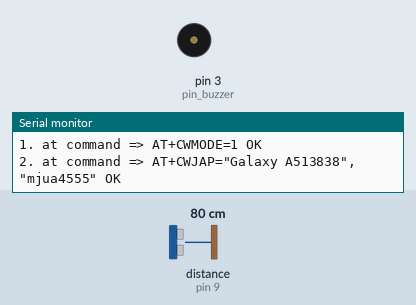
A sketch run on a simulated Arduino Uno, built with avr-gcc and run on an emulated ATmega328P. Shown: buzzer (waves = sounding, pin HIGH), the last lines printed to the serial monitor. The inputs (shaded band) are chosen by the test bench; at power-on: distance to the obstacle (sensor on pin 9) 80 cm. The echo pulse lasts 58.3 µs per cm; the modem accepts every AT command (registered, SIM ready, sends succeed) and sends nothing else.

Above: at 0.1 s.
1.3 s: distance to the obstacle (sensor on pin 9) set to 94 cm
7.1 s: distance to the obstacle (sensor on pin 9) set to 101 cm
At 7.6 s:
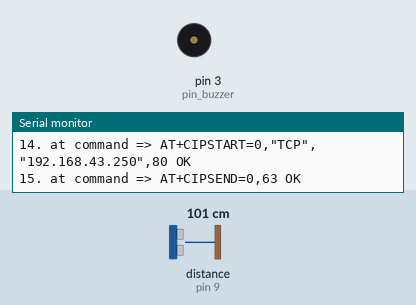
8.6 s: distance to the obstacle (sensor on pin 9) set to 35 cm
At 9.8 s:
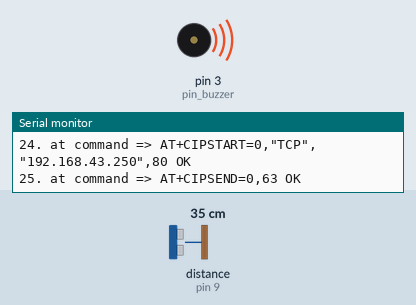
15.8 s: distance to the obstacle (sensor on pin 9) set to 120 cm
At 16.8 s:
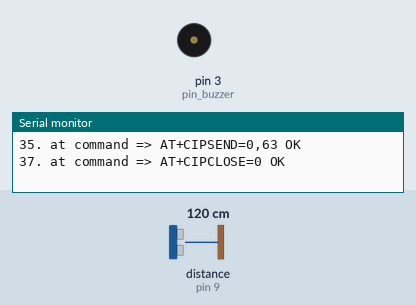
Timing chart, 0 to 18.3 s (numbered marks = the images above; inputs shaded):
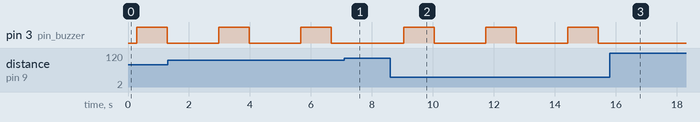

The sketch:

KirimData2.ino
```cpp
#include <SoftwareSerial.h>
#include <NewPing.h>

#define RX 10
#define TX 11
#define echo_pin 9
#define trigger_pin 8

String AP = "Galaxy A513838";       // WIFI NAME
String PASS = "mjua4555"; // WIFI PASSWORD
String HOST = "192.168.43.250";  // UBAH SESUAI DENGAN IP DARI WEBSITENYA
String PORT = "80";
int countTrueCommand;
int countTimeCommand;
boolean found = false;
int valSensor = 1;
int pin_buzzer = 3;

#define MAX_DISTANCE 200 // Maximum distance we want to ping for (in centimeters). Maximum sensor distance is rated at 400-500cm.

NewPing sonar(trigger_pin, echo_pin, MAX_DISTANCE); // NewPing setup of pins and maximum distance.

SoftwareSerial esp8266(RX,TX);

void setup() {
  Serial.begin(9600);
  esp8266.begin(9600);
  sendCommand("AT",5,"OK");
  sendCommand("AT+CWMODE=1",5,"OK");
  sendCommand("AT+CWJAP=\""+ AP +"\",\""+ PASS +"\"",20,"OK");
  setupUltrasonic();
  pinMode(pin_buzzer, OUTPUT);
}

void loop() {
  int getJarak = sonar.ping_cm(); // get jarak
 // getJarak = sonar.ping_cm() < 9 ? 9 : getJarak; //limit
  Serial.println("Jarak: "+String(getJarak));
  String jarak = String(getJarak);
 String getData = "GET /html/rangefinder/projek-IoT-master/insert.php?jarak="+jarak;
 sendCommand("AT+CIPMUX=1",5,"OK");
 sendCommand("AT+CIPSTART=0,\"TCP\",\""+ HOST +"\","+ PORT,15,"OK");
 sendCommand("AT+CIPSEND=0," +String(getData.length()+4),4,">");
 esp8266.println("GET /html/rangefinder/projek-IoT-master/insert.php?jarak="+jarak);
//tambah buzzer
  if(getJarak<100 && getJarak>=30){
      digitalWrite(pin_buzzer, HIGH);
      delay(1000);
      digitalWrite(pin_buzzer, LOW);
      delay(1000);
  }
  else if(getJarak < 30){
      digitalWrite(pin_buzzer, HIGH);
      delay(500);
      digitalWrite(pin_buzzer, LOW);
      delay(500);
  }
  else if(getJarak < 10){
    digitalWrite(pin_buzzer, HIGH);
    delay(100);
    digitalWrite(pin_buzzer, LOW);
    delay(100);
  }
 countTrueCommand++;
 sendCommand("AT+CIPCLOSE=0",5,"OK");
 delay(500);
}

void setupUltrasonic(){
  pinMode(trigger_pin,OUTPUT);
  pinMode(echo_pin,INPUT);
}

//String getJarakValue(){
//
//   Serial.print(" Jarak (cm)= ");
//   digitalWrite(trigger_pin, LOW); delayMicroseconds(2);
//   digitalWrite(trigger_pin, HIGH);delayMicroseconds(10);
//   digitalWrite(trigger_pin, LOW);
//   long duration = pulseIn(echo_pin,HIGH);
//   long distance = duration/29/2;
//   Serial.println(distance);
//   delay(50);
//   return String(distance);
//
//}


void sendCommand(String command, int maxTime, char readReplay[]) {
  Serial.print(countTrueCommand);
  Serial.print(". at command => ");
  Serial.print(command);
  Serial.print(" ");
  while(countTimeCommand < (maxTime*1))
  {
    esp8266.println(command);//at+cipsend
    if(esp8266.find(readReplay))//ok
    {
      found = true;
      break;
    }

    countTimeCommand++;
  }

  if(found == true)
  {
    Serial.println("OK");
    countTrueCommand++;
    countTimeCommand = 0;
  }

  if(found == false)
  {
    Serial.println("Fail");
    countTrueCommand = 0;
    countTimeCommand = 0;
  }

  found = false;
 }
```

Measured:
- after the input at 7.1 s, pin 3 (pin_buzzer): stays LOW (without the input it goes to HIGH after 1.3 s)
- after the input at 8.6 s, pin 3 (pin_buzzer): alternates HIGH for 1.0 s and LOW for 1.7 s, starting after 0.44 s
- after the input at 15.8 s, pin 3 (pin_buzzer): stays LOW (without the input it goes to HIGH after 1.3 s)
- by itself, pin 3 (pin_buzzer): alternates HIGH for 1.0 s and LOW for 1.7 s
